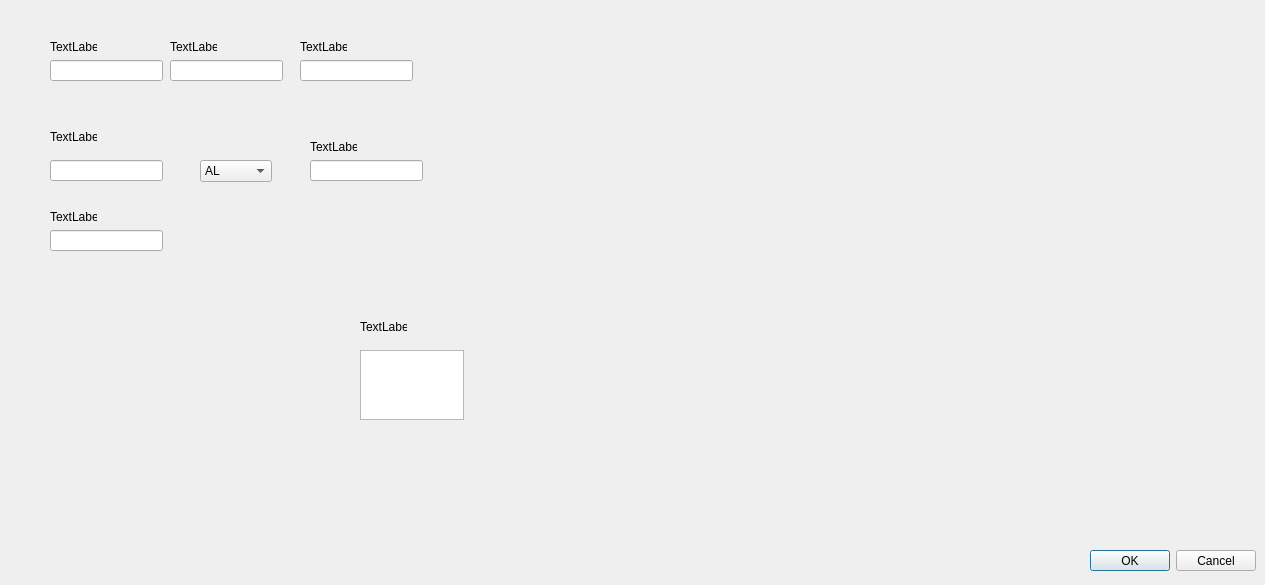
<?xml version="1.0" encoding="UTF-8"?>
<ui version="4.0">
 <class>Verified</class>
 <widget class="QDialog" name="Verified">
  <property name="geometry">
   <rect>
    <x>0</x>
    <y>0</y>
    <width>1265</width>
    <height>585</height>
   </rect>
  </property>
  <property name="windowTitle">
   <string>Dialog</string>
  </property>
  <widget class="QDialogButtonBox" name="buttonBox">
   <property name="geometry">
    <rect>
     <x>1090</x>
     <y>550</y>
     <width>166</width>
     <height>21</height>
    </rect>
   </property>
   <property name="orientation">
    <enum>Qt::Horizontal</enum>
   </property>
   <property name="standardButtons">
    <set>QDialogButtonBox::Cancel|QDialogButtonBox::Ok</set>
   </property>
  </widget>
  <widget class="QLabel" name="firstName">
   <property name="geometry">
    <rect>
     <x>50</x>
     <y>40</y>
     <width>47</width>
     <height>13</height>
    </rect>
   </property>
   <property name="text">
    <string>TextLabel</string>
   </property>
  </widget>
  <widget class="QLineEdit" name="firstNameInput">
   <property name="geometry">
    <rect>
     <x>50</x>
     <y>60</y>
     <width>113</width>
     <height>21</height>
    </rect>
   </property>
  </widget>
  <widget class="QLabel" name="email">
   <property name="geometry">
    <rect>
     <x>300</x>
     <y>40</y>
     <width>47</width>
     <height>13</height>
    </rect>
   </property>
   <property name="text">
    <string>TextLabel</string>
   </property>
  </widget>
  <widget class="QLineEdit" name="emailInput">
   <property name="geometry">
    <rect>
     <x>300</x>
     <y>60</y>
     <width>113</width>
     <height>21</height>
    </rect>
   </property>
  </widget>
  <widget class="QLineEdit" name="addressInput">
   <property name="geometry">
    <rect>
     <x>50</x>
     <y>160</y>
     <width>113</width>
     <height>21</height>
    </rect>
   </property>
  </widget>
  <widget class="QLabel" name="address">
   <property name="geometry">
    <rect>
     <x>50</x>
     <y>130</y>
     <width>47</width>
     <height>13</height>
    </rect>
   </property>
   <property name="text">
    <string>TextLabel</string>
   </property>
  </widget>
  <widget class="QComboBox" name="comboBox">
   <property name="geometry">
    <rect>
     <x>200</x>
     <y>160</y>
     <width>72</width>
     <height>22</height>
    </rect>
   </property>
   <item>
    <property name="text">
     <string>AL</string>
    </property>
   </item>
   <item>
    <property name="text">
     <string>AK</string>
    </property>
   </item>
   <item>
    <property name="text">
     <string>AZ</string>
    </property>
   </item>
   <item>
    <property name="text">
     <string>AR</string>
    </property>
   </item>
   <item>
    <property name="text">
     <string>CA</string>
    </property>
   </item>
   <item>
    <property name="text">
     <string>CO</string>
    </property>
   </item>
   <item>
    <property name="text">
     <string>CT</string>
    </property>
   </item>
   <item>
    <property name="text">
     <string>DE</string>
    </property>
   </item>
   <item>
    <property name="text">
     <string>FL</string>
    </property>
   </item>
   <item>
    <property name="text">
     <string>GA</string>
    </property>
   </item>
   <item>
    <property name="text">
     <string>HI</string>
    </property>
   </item>
   <item>
    <property name="text">
     <string>ID</string>
    </property>
   </item>
   <item>
    <property name="text">
     <string>IL</string>
    </property>
   </item>
   <item>
    <property name="text">
     <string>IN</string>
    </property>
   </item>
   <item>
    <property name="text">
     <string>IA</string>
    </property>
   </item>
   <item>
    <property name="text">
     <string>KS</string>
    </property>
   </item>
   <item>
    <property name="text">
     <string>KY</string>
    </property>
   </item>
   <item>
    <property name="text">
     <string>LA</string>
    </property>
   </item>
   <item>
    <property name="text">
     <string>ME</string>
    </property>
   </item>
   <item>
    <property name="text">
     <string>MD</string>
    </property>
   </item>
   <item>
    <property name="text">
     <string>MA</string>
    </property>
   </item>
   <item>
    <property name="text">
     <string>MI</string>
    </property>
   </item>
   <item>
    <property name="text">
     <string>MN</string>
    </property>
   </item>
   <item>
    <property name="text">
     <string>MS</string>
    </property>
   </item>
   <item>
    <property name="text">
     <string>MO</string>
    </property>
   </item>
   <item>
    <property name="text">
     <string>MT</string>
    </property>
   </item>
   <item>
    <property name="text">
     <string>NE</string>
    </property>
   </item>
   <item>
    <property name="text">
     <string>NV</string>
    </property>
   </item>
   <item>
    <property name="text">
     <string>NH</string>
    </property>
   </item>
   <item>
    <property name="text">
     <string>NJ</string>
    </property>
   </item>
   <item>
    <property name="text">
     <string>NM</string>
    </property>
   </item>
   <item>
    <property name="text">
     <string>NY</string>
    </property>
   </item>
   <item>
    <property name="text">
     <string>NC</string>
    </property>
   </item>
   <item>
    <property name="text">
     <string>ND</string>
    </property>
   </item>
   <item>
    <property name="text">
     <string>OH</string>
    </property>
   </item>
   <item>
    <property name="text">
     <string>OK</string>
    </property>
   </item>
   <item>
    <property name="text">
     <string>OR</string>
    </property>
   </item>
   <item>
    <property name="text">
     <string>PA</string>
    </property>
   </item>
   <item>
    <property name="text">
     <string>RI</string>
    </property>
   </item>
   <item>
    <property name="text">
     <string>SC</string>
    </property>
   </item>
   <item>
    <property name="text">
     <string>SD</string>
    </property>
   </item>
   <item>
    <property name="text">
     <string>TN</string>
    </property>
   </item>
   <item>
    <property name="text">
     <string>TX</string>
    </property>
   </item>
   <item>
    <property name="text">
     <string>UT</string>
    </property>
   </item>
   <item>
    <property name="text">
     <string>VT</string>
    </property>
   </item>
   <item>
    <property name="text">
     <string>VA</string>
    </property>
   </item>
   <item>
    <property name="text">
     <string>WA</string>
    </property>
   </item>
   <item>
    <property name="text">
     <string>WV</string>
    </property>
   </item>
   <item>
    <property name="text">
     <string>WI</string>
    </property>
   </item>
   <item>
    <property name="text">
     <string>WY</string>
    </property>
   </item>
  </widget>
  <widget class="QLineEdit" name="zipcode_2">
   <property name="geometry">
    <rect>
     <x>310</x>
     <y>160</y>
     <width>113</width>
     <height>21</height>
    </rect>
   </property>
  </widget>
  <widget class="QLabel" name="zipcode">
   <property name="geometry">
    <rect>
     <x>310</x>
     <y>140</y>
     <width>47</width>
     <height>13</height>
    </rect>
   </property>
   <property name="text">
    <string>TextLabel</string>
   </property>
  </widget>
  <widget class="QLineEdit" name="lastNameInput">
   <property name="geometry">
    <rect>
     <x>170</x>
     <y>60</y>
     <width>113</width>
     <height>21</height>
    </rect>
   </property>
  </widget>
  <widget class="QLabel" name="lastName">
   <property name="geometry">
    <rect>
     <x>170</x>
     <y>40</y>
     <width>47</width>
     <height>13</height>
    </rect>
   </property>
   <property name="text">
    <string>TextLabel</string>
   </property>
  </widget>
  <widget class="QLabel" name="license">
   <property name="geometry">
    <rect>
     <x>50</x>
     <y>210</y>
     <width>47</width>
     <height>13</height>
    </rect>
   </property>
   <property name="text">
    <string>TextLabel</string>
   </property>
  </widget>
  <widget class="QLineEdit" name="licenseInput">
   <property name="geometry">
    <rect>
     <x>50</x>
     <y>230</y>
     <width>113</width>
     <height>21</height>
    </rect>
   </property>
  </widget>
  <widget class="QTextEdit" name="textEdit">
   <property name="geometry">
    <rect>
     <x>360</x>
     <y>350</y>
     <width>104</width>
     <height>70</height>
    </rect>
   </property>
  </widget>
  <widget class="QLabel" name="Instructions">
   <property name="geometry">
    <rect>
     <x>360</x>
     <y>320</y>
     <width>47</width>
     <height>13</height>
    </rect>
   </property>
   <property name="text">
    <string>TextLabel</string>
   </property>
  </widget>
 </widget>
 <resources/>
 <connections>
  <connection>
   <sender>buttonBox</sender>
   <signal>accepted()</signal>
   <receiver>Verified</receiver>
   <slot>accept()</slot>
   <hints>
    <hint type="sourcelabel">
     <x>248</x>
     <y>254</y>
    </hint>
    <hint type="destinationlabel">
     <x>157</x>
     <y>274</y>
    </hint>
   </hints>
  </connection>
  <connection>
   <sender>buttonBox</sender>
   <signal>rejected()</signal>
   <receiver>Verified</receiver>
   <slot>reject()</slot>
   <hints>
    <hint type="sourcelabel">
     <x>316</x>
     <y>260</y>
    </hint>
    <hint type="destinationlabel">
     <x>286</x>
     <y>274</y>
    </hint>
   </hints>
  </connection>
 </connections>
</ui>
